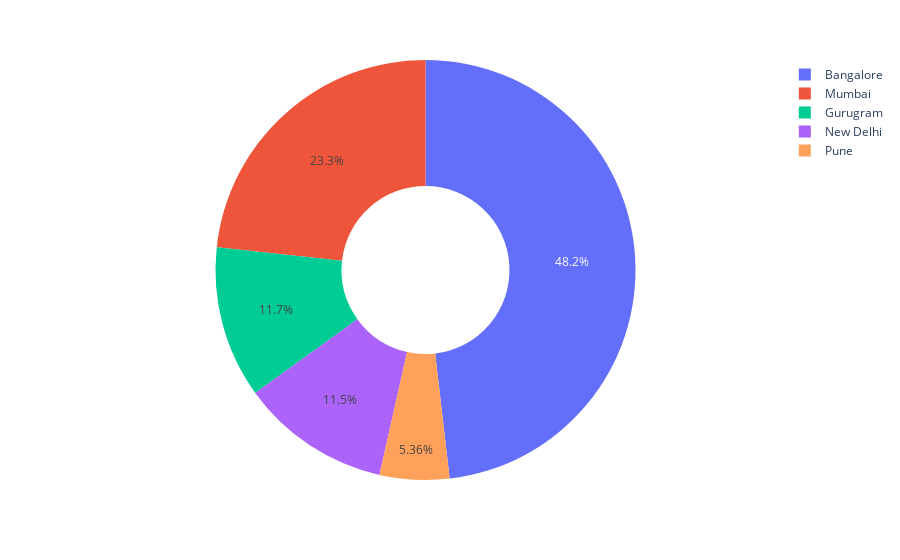

The notebook cell saved with this chart:
### Code cell
# Create the donut chart
fig = px.pie(Location_counts, values='Amount', names='Location', hole=.4)

fig.show()

### Figure 1 — Plotly figure (JSON) as saved in the notebook; plotly's stock layout.template omitted (floating-point values rounded to 4 significant figures)
{"data": [{"domain": {"x": [0, 1], "y": [0, 1]}, "hole": 0.4, "hovertemplate": "Location=%{label}<br>Amount=%{value}<extra></extra>", "labels": ["Bangalore", "Mumbai", "Gurugram", "New Delhi", "Pune"], "legendgroup": "", "name": "", "showlegend": true, "type": "pie", "values": [944, 456, 229, 226, 105]}], "layout": {"legend": {"tracegroupgap": 0}, "margin": {"t": 60}}}
